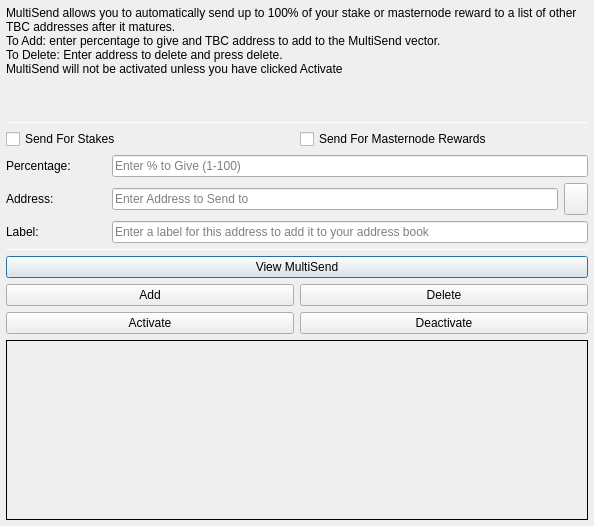
<?xml version="1.0" encoding="UTF-8"?>
<ui version="4.0">
 <class>MultiSendDialog</class>
 <widget class="QDialog" name="MultiSendDialog">
  <property name="windowModality">
   <enum>Qt::NonModal</enum>
  </property>
  <property name="geometry">
   <rect>
    <x>0</x>
    <y>0</y>
    <width>594</width>
    <height>526</height>
   </rect>
  </property>
  <property name="windowTitle">
   <string>MultiSend</string>
  </property>
  <layout class="QVBoxLayout" name="verticalLayout" stretch="0">
   <property name="leftMargin">
    <number>6</number>
   </property>
   <property name="topMargin">
    <number>6</number>
   </property>
   <property name="rightMargin">
    <number>6</number>
   </property>
   <property name="bottomMargin">
    <number>6</number>
   </property>
   <item>
    <layout class="QVBoxLayout" name="verticalLayout_Main" stretch="1,1,1,0,1,1,1">
     <item>
      <widget class="QLabel" name="label_2">
       <property name="lineWidth">
        <number>1</number>
       </property>
       <property name="text">
        <string>MultiSend allows you to automatically send up to 100% of your stake or masternode reward to a list of other TBC addresses after it matures.
To Add: enter percentage to give and TBC address to add to the MultiSend vector.
To Delete: Enter address to delete and press delete.
MultiSend will not be activated unless you have clicked Activate</string>
       </property>
       <property name="alignment">
        <set>Qt::AlignLeading|Qt::AlignLeft|Qt::AlignTop</set>
       </property>
       <property name="wordWrap">
        <bool>true</bool>
       </property>
      </widget>
     </item>
     <item>
      <widget class="Line" name="line">
       <property name="minimumSize">
        <size>
         <width>0</width>
         <height>1</height>
        </size>
       </property>
       <property name="maximumSize">
        <size>
         <width>16777215</width>
         <height>1</height>
        </size>
       </property>
       <property name="orientation">
        <enum>Qt::Horizontal</enum>
       </property>
      </widget>
     </item>
     <item>
      <layout class="QVBoxLayout" name="verticalLayout_Settings">
       <item>
        <layout class="QHBoxLayout" name="horizontalLayout">
         <item>
          <widget class="QCheckBox" name="multiSendStakeCheckBox">
           <property name="text">
            <string>Send For Stakes</string>
           </property>
          </widget>
         </item>
         <item>
          <widget class="QCheckBox" name="multiSendMasternodeCheckBox">
           <property name="text">
            <string>Send For Masternode Rewards</string>
           </property>
          </widget>
         </item>
        </layout>
       </item>
       <item>
        <layout class="QHBoxLayout" name="horizontalLayout_6">
         <item>
          <widget class="QLabel" name="label">
           <property name="minimumSize">
            <size>
             <width>100</width>
             <height>0</height>
            </size>
           </property>
           <property name="toolTip">
            <string>Percentage of stake to send</string>
           </property>
           <property name="text">
            <string>Percentage:</string>
           </property>
          </widget>
         </item>
         <item>
          <widget class="QLineEdit" name="multiSendPercentEdit">
           <property name="toolTip">
            <string>Enter whole numbers 1 - 100</string>
           </property>
           <property name="placeholderText">
            <string>Enter % to Give (1-100)</string>
           </property>
          </widget>
         </item>
        </layout>
       </item>
       <item>
        <layout class="QHBoxLayout" name="horizontalLayout_7">
         <item>
          <widget class="QLabel" name="label_5">
           <property name="minimumSize">
            <size>
             <width>100</width>
             <height>0</height>
            </size>
           </property>
           <property name="toolTip">
            <string>Address to send portion of stake to</string>
           </property>
           <property name="text">
            <string>Address:</string>
           </property>
          </widget>
         </item>
         <item>
          <widget class="QLineEdit" name="multiSendAddressEdit">
           <property name="toolTip">
            <string/>
           </property>
           <property name="placeholderText">
            <string>Enter Address to Send to</string>
           </property>
          </widget>
         </item>
         <item>
          <widget class="QToolButton" name="addressBookButton">
           <property name="maximumSize">
            <size>
             <width>16777215</width>
             <height>32</height>
            </size>
           </property>
           <property name="toolTip">
            <string>Choose an address from the address book</string>
           </property>
           <property name="text">
            <string/>
           </property>
           <property name="icon">
            <iconset resource="../tbc.qrc">
             <normaloff>:/icons/address-book</normaloff>:/icons/address-book</iconset>
           </property>
           <property name="shortcut">
            <string>Alt+A</string>
           </property>
          </widget>
         </item>
        </layout>
       </item>
      </layout>
     </item>
     <item>
      <layout class="QHBoxLayout" name="horizontalLayout_3">
       <item>
        <widget class="QLabel" name="label_3">
         <property name="minimumSize">
          <size>
           <width>100</width>
           <height>0</height>
          </size>
         </property>
         <property name="text">
          <string>Label:</string>
         </property>
        </widget>
       </item>
       <item>
        <widget class="QLineEdit" name="labelAddressLabelEdit">
         <property name="placeholderText">
          <string>Enter a label for this address to add it to your address book</string>
         </property>
        </widget>
       </item>
      </layout>
     </item>
     <item>
      <widget class="Line" name="line_2">
       <property name="minimumSize">
        <size>
         <width>0</width>
         <height>1</height>
        </size>
       </property>
       <property name="maximumSize">
        <size>
         <width>16777215</width>
         <height>1</height>
        </size>
       </property>
       <property name="orientation">
        <enum>Qt::Horizontal</enum>
       </property>
      </widget>
     </item>
     <item>
      <layout class="QVBoxLayout" name="verticalLayout_Buttons">
       <item>
        <layout class="QHBoxLayout" name="horizontalLayout_4">
         <item>
          <widget class="QPushButton" name="viewButton">
           <property name="toolTip">
            <string/>
           </property>
           <property name="statusTip">
            <string>View MultiSend Vector</string>
           </property>
           <property name="text">
            <string>View MultiSend</string>
           </property>
          </widget>
         </item>
        </layout>
       </item>
       <item>
        <layout class="QHBoxLayout" name="horizontalLayout_2">
         <item>
          <widget class="QPushButton" name="addButton">
           <property name="toolTip">
            <string/>
           </property>
           <property name="statusTip">
            <string>Add to MultiSend Vector</string>
           </property>
           <property name="text">
            <string>Add</string>
           </property>
          </widget>
         </item>
         <item>
          <widget class="QPushButton" name="deleteButton">
           <property name="toolTip">
            <string/>
           </property>
           <property name="statusTip">
            <string>Delete Address From MultiSend Vector</string>
           </property>
           <property name="text">
            <string>Delete</string>
           </property>
          </widget>
         </item>
        </layout>
       </item>
       <item>
        <layout class="QHBoxLayout" name="horizontalLayout_5">
         <item>
          <widget class="QPushButton" name="activateButton">
           <property name="statusTip">
            <string>Activate MultiSend</string>
           </property>
           <property name="text">
            <string>Activate</string>
           </property>
          </widget>
         </item>
         <item>
          <widget class="QPushButton" name="disableButton">
           <property name="statusTip">
            <string>Deactivate MultiSend</string>
           </property>
           <property name="text">
            <string>Deactivate</string>
           </property>
          </widget>
         </item>
        </layout>
       </item>
      </layout>
     </item>
     <item>
      <widget class="QLabel" name="message">
       <property name="minimumSize">
        <size>
         <width>0</width>
         <height>180</height>
        </size>
       </property>
       <property name="frameShape">
        <enum>QFrame::Panel</enum>
       </property>
       <property name="frameShadow">
        <enum>QFrame::Plain</enum>
       </property>
       <property name="lineWidth">
        <number>1</number>
       </property>
       <property name="midLineWidth">
        <number>1</number>
       </property>
       <property name="text">
        <string/>
       </property>
       <property name="alignment">
        <set>Qt::AlignLeading|Qt::AlignLeft|Qt::AlignTop</set>
       </property>
       <property name="wordWrap">
        <bool>true</bool>
       </property>
      </widget>
     </item>
    </layout>
   </item>
  </layout>
 </widget>
 <resources>
  <include location="../tbc.qrc"/>
 </resources>
 <connections/>
</ui>
